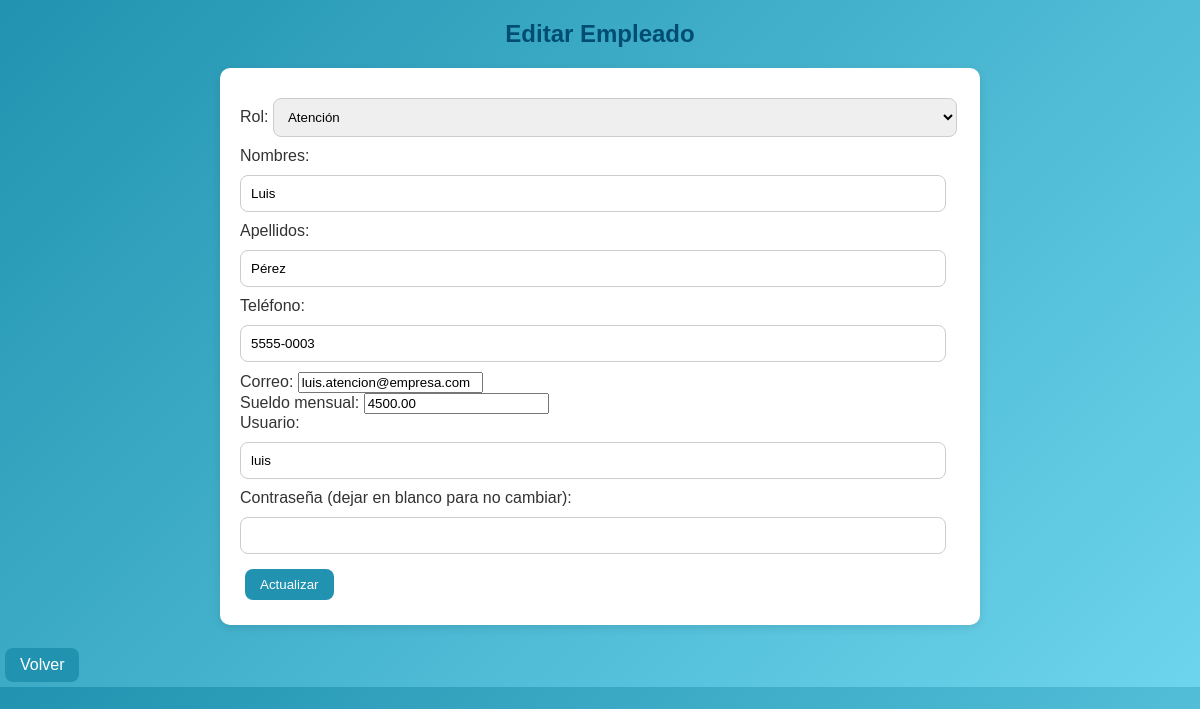
Screenshot of /editar_empleado.php?dpi=1234567890125 (signed in) with the database file from the repository.
### tables this page shows
CREATE TABLE empleados (
  dpi            CHAR(13)     PRIMARY KEY,
  rol            ENUM('gerente','limpieza','atencion') NOT NULL,
  nombres        VARCHAR(80)  NOT NULL,
  apellidos      VARCHAR(80)  NOT NULL,
  telefono       VARCHAR(20)  NOT NULL,
  correo         VARCHAR(120) NOT NULL UNIQUE,
  sueldo_mensual DECIMAL(10,2) NOT NULL CHECK (sueldo_mensual >= 0),
  username       VARCHAR(40)  NOT NULL UNIQUE,
  passwrd        VARCHAR(255) NOT NULL

);

### editar_empleado.php (the view, shortened to what this page needs)
<?php
require "conexion.php";
$dpi = $_GET['dpi'];
$stmt = $pdo->prepare("SELECT * FROM empleados WHERE dpi = ?");
$stmt->execute([$dpi]);
$empleado = $stmt->fetch(PDO::FETCH_ASSOC);
?>
<!DOCTYPE html>
<html lang="es">
<head>
    <link rel="stylesheet" href="estilos.css">
</head>
<body>
    <h2>Editar Empleado</h2>
    <form action="actualizar_empleado.php" method="POST">
        <label>Rol:</label>
        <select name="rol" required>
            <option value="atencion" <?php if($empleado['rol']=="atencion") echo "selected"; ?>>Atención</option>
        </select><br>
        <label>Nombres:</label>
        <input type="text" name="nombres" value="<?php echo $empleado['nombres']; ?>" required><br>
        <label>Apellidos:</label>
        <input type="text" name="apellidos" value="<?php echo $empleado['apellidos']; ?>" required><br>
        <label>Teléfono:</label>
        <input type="text" name="telefono" value="<?php echo $empleado['telefono']; ?>" required><br>
        <label>Correo:</label>
        <input type="email" name="correo" value="<?php echo $empleado['correo']; ?>" required><br>
        <label>Sueldo mensual:</label>
        <input type="number" step="0.01" name="sueldo_mensual" value="<?php echo $empleado['sueldo_mensual']; ?>" required><br>
        <label>Usuario:</label>
        <input type="text" name="username" value="<?php echo $empleado['username']; ?>" required><br>
        <label>Contraseña (dejar en blanco para no cambiar):</label>
        <input type="password" name="passwrd"><br>
        <button type="submit">Actualizar</button>
    </form>
    <br>
    <a href="gerente.php">Volver</a>
</body>
</html>

### estilos.css (style rules this page uses)
body { font-family: Arial, sans-serif; background: linear-gradient(135deg, #2193b0, #6dd5ed); margin: 0; padding: 0; color: #333; }
h1, h2 { text-align: center; color: #004d73; }
a, button, input[type="submit"] { display: inline-block; padding: 8px 15px; margin: 5px; background: #2193b0; color: white; text-decoration: none; border-radius: 8px; transition: 0.3s; border: none; cursor: pointer; }
form { width: 60%; margin: 0 auto; background: white; padding: 20px; border-radius: 10px; box-shadow: 0 3px 10px rgba(0,0,0,0.1); }
form input[type="text"], form input[type="password"], form input[type="file"], form select { width: 95%; padding: 10px; margin: 10px 0; border: 1px solid #ccc; border-radius: 8px; }

### rows the page displays
empleados: rol "Atención", nombres "Luis", apellidos "Pérez", telefono "5555-0003", correo "luis.atencion@empresa.com", sueldo_mensual "4500.00", username "luis"
